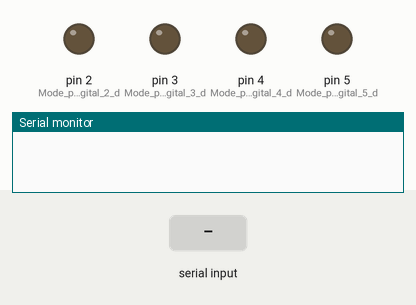
Recording of a sketch running on a simulated Arduino Uno, built with avr-gcc and run on an emulated ATmega328P. Shown: output pins drawn as LEDs (lit = HIGH), the last lines printed to the serial monitor. The inputs (shaded band) are chosen by the test bench.

Above: at 1.2 s.
1.3 s: "A" received over Serial
At 2.5 s:
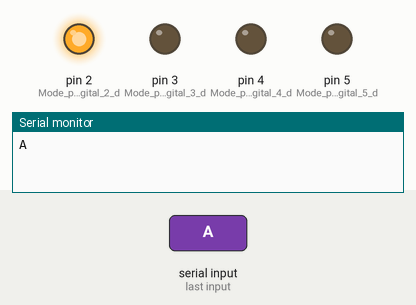
2.8 s: "B" received over Serial
At 3.6 s:
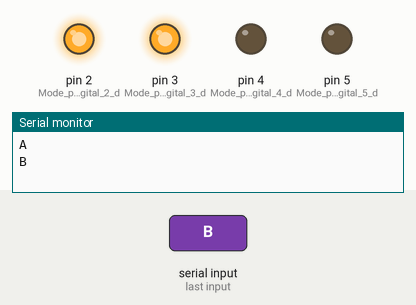
4.3 s: "1" received over Serial
At 4.8 s:
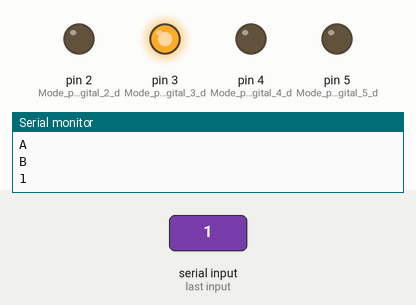
5.8 s: "C" received over Serial
At 7.0 s:
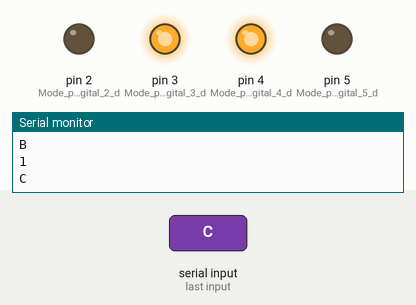
7.3 s: "D" received over Serial
At 8.2 s:
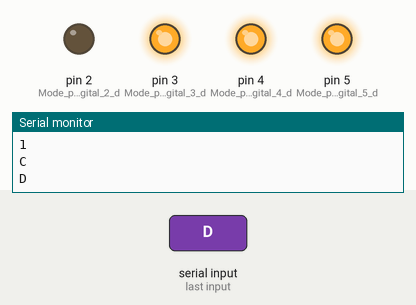
8.8 s: "E" received over Serial
At 9.4 s:
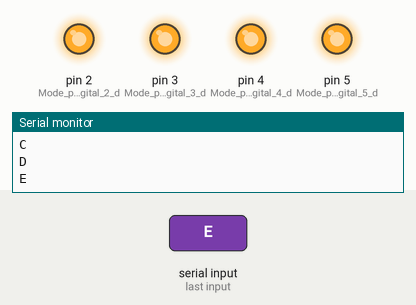
Timing chart, 0 to 11.3 s (numbered marks = the images above; inputs shaded):
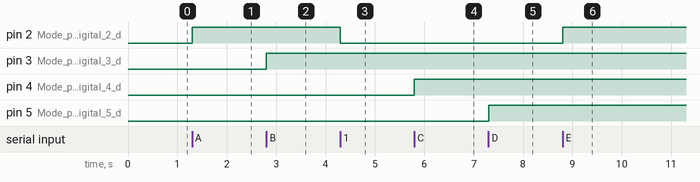

The sketch:

3_Android_Kontrol_Relay.ino
```cpp
//*********************************************************************************************************************
//***********=========Menyalakan Peralatan Lampu dan Elektronik Rumah MEnggunakan HP Android=========******************
//*********************************************************************************************************************
//*************************************************Alkhairunas Riyuska*************************************************
//---------------------------------------------------------------------------------------------------------------------
//---------------------------------------------------------------------------------------------------------------------
char AndroidLampu;                    // Variabel dengan nama AndroidLampu
void setup() {
  pinMode(2,OUTPUT);                  // Mode pada Pin Digital 2 difungsian sebagai Output
  pinMode(3,OUTPUT);                  // Mode pada Pin Digital 3 difungsian sebagai Output
  pinMode(4,OUTPUT);                  // Mode pada Pin Digital 4 difungsian sebagai Output
  pinMode(5,OUTPUT);                  // Mode pada Pin Digital 5 difungsian sebagai Output
  Serial.begin(9600);                 // Baudrate sebagai komunikasi antar modul arduino dengan laptop
}

void loop() {
if( Serial.available() >0 ) {
    AndroidLampu = Serial.read();     // Membaca Input dari variabel Android Lampu
    Serial.println(AndroidLampu);     // Menampilkan Hasil AndroidLampu  pada Serial Monitor
}
  if( AndroidLampu == '1' ) {         // Jika Variabel AndroidLampu di tekan 1 atau bernilai 1
    digitalWrite(2,LOW); }            // Memerintahkan relay dengan Kondisi LOW/PADAM pada Pin Digital 2
  else if( AndroidLampu == '2' ) {    // Jika Variabel AndroidLampu di tekan 2 atau bernilai 2
    digitalWrite(3,LOW); }            // Memerintahkan relay dengan Kondisi LOW/PADAM pada Pin Digital 3
  else if( AndroidLampu == '3' ) {    // Jika Variabel AndroidLampu di tekan 3 atau bernilai 3
    digitalWrite(4,LOW); }            // Memerintahkan relay dengan Kondisi LOW/PADAM pada Pin Digital 4
  else if( AndroidLampu == '4' ) {    // Jika Variabel AndroidLampu di tekan 4 atau bernilai 4
    digitalWrite(5,LOW); }            // Memerintahkan relay dengan Kondisi LOW/PADAM pada Pin Digital 5
  else if( AndroidLampu == '5' ) {    // Jika Variabel AndroidLampu di tekan 5 atau bernilai 5
    digitalWrite(2,LOW);              // Memerintahkan relay dengan Kondisi LOW/PADAM pada Pin Digital 2
    digitalWrite(3,LOW);              // Memerintahkan relay dengan Kondisi LOW/PADAM pada Pin Digital 3
    digitalWrite(4,LOW);              // Memerintahkan relay dengan Kondisi LOW/PADAM pada Pin Digital 4
    digitalWrite(5,LOW);              // Memerintahkan relay dengan Kondisi LOW/PADAM pada Pin Digital 5
 }
  else if( AndroidLampu == 'A' ) {    // Jika Variabel AndroidLampu di tekan A atau bernilai A
    digitalWrite(2,HIGH); }           // Memerintahkan relay dengan Kondisi HIGH/NYALA pada Pin Digital 2
  else if( AndroidLampu == 'B' ) {    // Jika Variabel AndroidLampu di tekan B atau bernilai B
    digitalWrite(3,HIGH); }           // Memerintahkan relay dengan Kondisi HIGH/NYALA pada Pin Digital 3
  else if( AndroidLampu == 'C' ) {    // Jika Variabel AndroidLampu di tekan C atau bernilai C
    digitalWrite(4,HIGH); }           // Memerintahkan relay dengan Kondisi HIGH/NYALA pada Pin Digital 4
  else if( AndroidLampu == 'D' ) {    // Jika Variabel AndroidLampu di tekan D atau bernilai D
    digitalWrite(5,HIGH); }           // Memerintahkan relay dengan Kondisi HIGH/NYALA pada Pin Digital 5
  else if( AndroidLampu == 'E' ) {    // Jika Variabel AndroidLampu di tekan E atau bernilai E
    digitalWrite(2,HIGH);             // Memerintahkan relay dengan Kondisi HIGH/NYALA pada Pin Digital 2
    digitalWrite(3,HIGH);             // Memerintahkan relay dengan Kondisi HIGH/NYALA pada Pin Digital 3
    digitalWrite(4,HIGH);             // Memerintahkan relay dengan Kondisi HIGH/NYALA pada Pin Digital 4
    digitalWrite(5,HIGH);             // Memerintahkan relay dengan Kondisi HIGH/NYALA pada Pin Digital 5
  }
}
//**********************************************************************************************************************
//*****************************************=========Download Aplikasi=========******************************************
//***************https://play.google.com/store/apps/details?id=appinventor.ai_alrilla_com.Kontrol_Android***************
//**********************************************************************************************************************
```

Measured:
- after the input at 1.3 s, pin 2 (Mode_pada_Pin_Digital_2_d): LOW → HIGH at once
- after the input at 2.8 s, pin 3 (Mode_pada_Pin_Digital_3_d): LOW → HIGH at once
- after the input at 4.3 s, pin 2 (Mode_pada_Pin_Digital_2_d): HIGH → LOW at once
- after the input at 5.8 s, pin 4 (Mode_pada_Pin_Digital_4_d): LOW → HIGH at once
- after the input at 7.3 s, pin 5 (Mode_pada_Pin_Digital_5_d): LOW → HIGH at once
- after the input at 8.8 s, pin 2 (Mode_pada_Pin_Digital_2_d): LOW → HIGH at once
